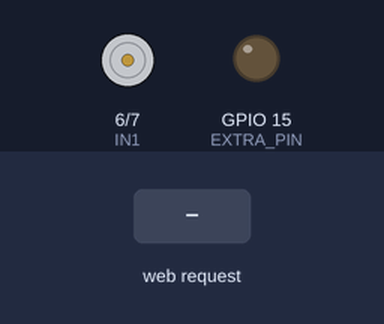
Simulated run of this sketch. Board: ESP32-S3. Shown: motor-driver pin pairs drawn as motors (green arrow = first pin HIGH = forward, orange = second pin HIGH = backward, longer = more drive, scaled by the enable pin), output pins drawn as LEDs (lit = HIGH). The test bench sets the inputs (shaded band). WiFi joins after 1.5 s; servers stay silent unless stated; what the sketch prints to the serial monitor is not drawn.

Above: at 2.7 s.
2.8 s: HTTP request GET /forward received
At 3.5 s:
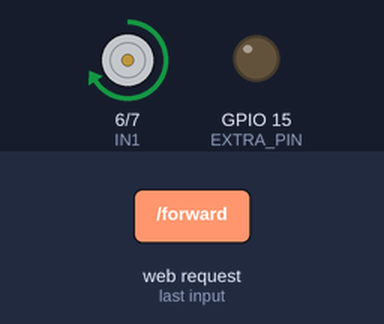
4.3 s: HTTP request GET /backward received
At 4.7 s:
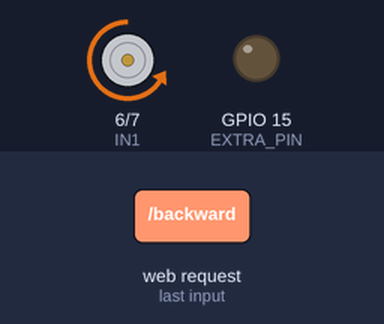
5.8 s: HTTP request GET /forward?value=1 received
At 7.0 s:
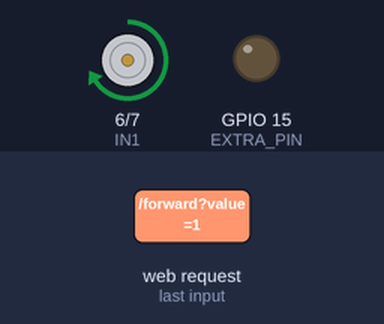
7.3 s: HTTP request GET /backward?value=1 received
At 8.1 s:
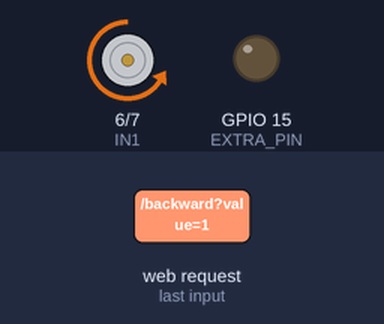
Timing chart, 0 to 9.8 s (numbered marks = the images above; inputs shaded):
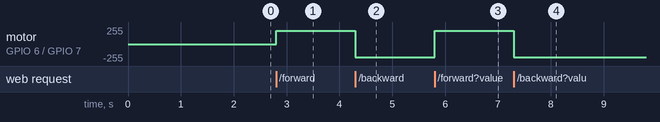

The sketch:

ESP32S3_L298N_dc_motor.ino
```cpp
#include <WiFi.h>
#include <WebServer.h>

// =============================
// Wi-Fi
// =============================
const char* ssid = "GalaxyS25A";
const char* password = "12345678";

// =============================
// L298N Motor Driver
// =============================
#define ENA 5
#define IN1 6
#define IN2 7

// GPIO 15 was part of your previous setup.
// It is not required for a single motor.
#define EXTRA_PIN 15

// =============================
// Web Server
// =============================
WebServer server(80);

// Motor speed: 0-255
int motorSpeed = 200;

// =============================
// Motor Functions
// =============================

void motorForward() {

  digitalWrite(IN1, HIGH);
  digitalWrite(IN2, LOW);

  ledcWrite(ENA, motorSpeed);

  Serial.println("Motor: FORWARD");
}

void motorBackward() {

  digitalWrite(IN1, LOW);
  digitalWrite(IN2, HIGH);

  ledcWrite(ENA, motorSpeed);

  Serial.println("Motor: BACKWARD");
}

void motorStop() {

  digitalWrite(IN1, LOW);
  digitalWrite(IN2, LOW);

  ledcWrite(ENA, 0);

  Serial.println("Motor: STOP");
}

// =============================
// Web Page
// =============================

void handleRoot() {

  String html = R"rawliteral(

<!DOCTYPE html>

<html>

<head>

<meta name="viewport"
content="width=device-width, initial-scale=1">

<title>ESP32 Motor Control</title>

<style>

body {
  font-family: Arial;
  text-align: center;
  background: #111;
  color: white;
  margin-top: 40px;
}

h1 {
  font-size: 32px;
}

button {
  width: 220px;
  height: 65px;
  margin: 10px;
  font-size: 22px;
  border: none;
  border-radius: 15px;
  color: white;
}

.forward {
  background: #2ecc71;
}

.backward {
  background: #3498db;
}

.stop {
  background: #e74c3c;
}

.speed {
  width: 80%;
  margin: 20px;
}

</style>

</head>

<body>

<h1>ESP32-S3 DC Motor</h1>

<h2>
Speed: <span id="speedValue">200</span>
</h2>

<button class="forward"
onclick="motor('forward')">
FORWARD
</button>

<br>

<button class="stop"
onclick="motor('stop')">
STOP
</button>

<br>

<button class="backward"
onclick="motor('backward')">
BACKWARD
</button>

<br><br>

<input
class="speed"
type="range"
min="0"
max="255"
value="200"
oninput="changeSpeed(this.value)">

<script>

function motor(direction) {

  fetch("/" + direction);

}

function changeSpeed(value) {

  document.getElementById("speedValue").innerHTML = value;

  fetch("/speed?value=" + value);

}

</script>

</body>

</html>

)rawliteral";

  server.send(200, "text/html", html);
}

// =============================
// Web Controls
// =============================

void handleForward() {

  motorForward();

  server.send(200, "text/plain", "Forward");

}

void handleBackward() {

  motorBackward();

  server.send(200, "text/plain", "Backward");

}

void handleStop() {

  motorStop();

  server.send(200, "text/plain", "Stopped");

}

void handleSpeed() {

  if (server.hasArg("value")) {

    motorSpeed = server.arg("value").toInt();

    motorSpeed = constrain(motorSpeed, 0, 255);

    Serial.print("Speed: ");
    Serial.println(motorSpeed);

  }

  server.send(200, "text/plain", "Speed updated");

}

// =============================
// SETUP
// =============================

void setup() {

  Serial.begin(115200);

  // Motor pins
  pinMode(IN1, OUTPUT);
  pinMode(IN2, OUTPUT);

  // Extra historical GPIO
  pinMode(EXTRA_PIN, OUTPUT);
  digitalWrite(EXTRA_PIN, LOW);

  // ESP32-S3 Arduino LEDC PWM
  ledcAttach(ENA, 30000, 8);

  // Start motor stopped
  motorStop();

  // =========================
  // Connect Wi-Fi
  // =========================

  Serial.println();
  Serial.print("Connecting to Wi-Fi");

  WiFi.begin(ssid, password);

  while (WiFi.status() != WL_CONNECTED) {

    delay(500);
    Serial.print(".");

  }

  Serial.println();
  Serial.println("Wi-Fi connected!");

  Serial.print("ESP32-S3 IP Address: ");
  Serial.println(WiFi.localIP());

  // =========================
  // Web Server Routes
  // =========================

  server.on("/", handleRoot);

  server.on("/forward", handleForward);

  server.on("/backward", handleBackward);

  server.on("/stop", handleStop);

  server.on("/speed", handleSpeed);

  server.begin();

  Serial.println("Web server started!");

}

// =============================
// LOOP
// =============================

void loop() {

  server.handleClient();

}
```

Measured:
- after the input at 2.8 s, motor on GPIO 6 (IN1) / GPIO 7 (IN2): stopped → forward 199/255 at once
- after the input at 4.3 s, motor on GPIO 6 (IN1) / GPIO 7 (IN2): forward 199/255 → backward 199/255 at once
- after the input at 5.8 s, motor on GPIO 6 (IN1) / GPIO 7 (IN2): backward 199/255 → forward 199/255 at once
- after the input at 7.3 s, motor on GPIO 6 (IN1) / GPIO 7 (IN2): forward 199/255 → backward 199/255 at once
